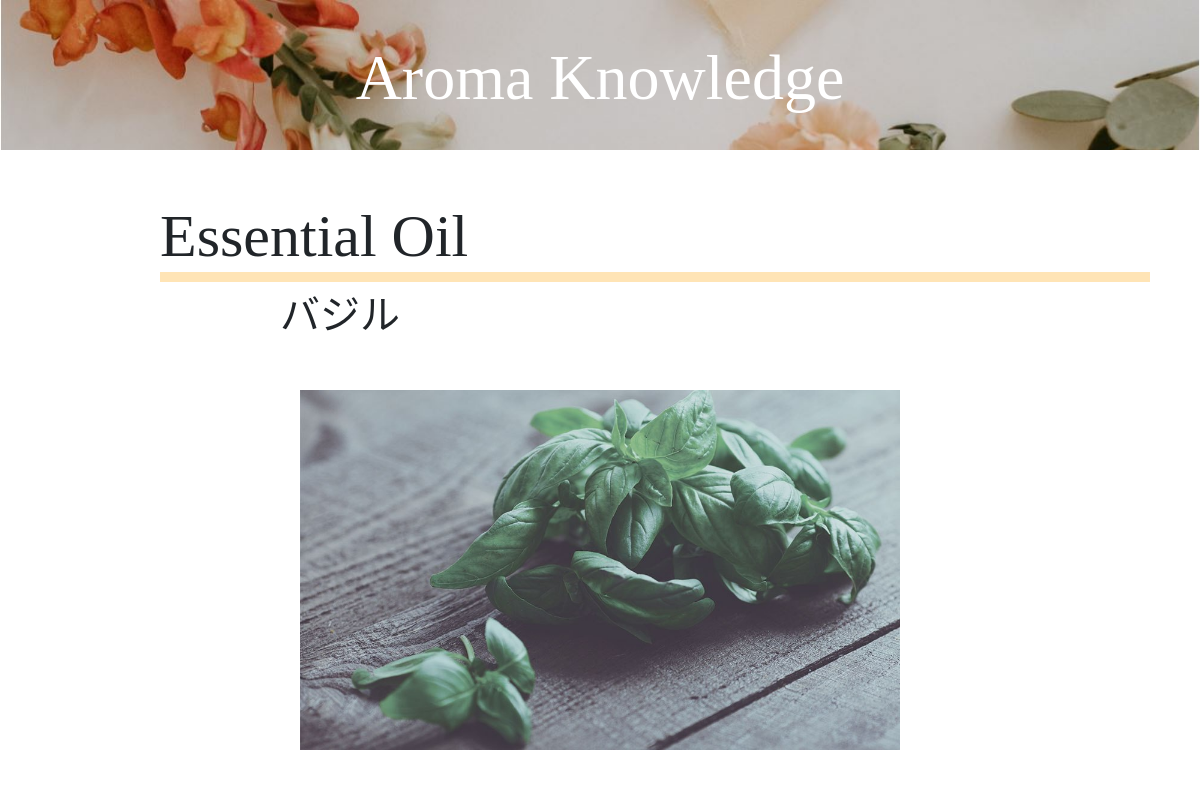
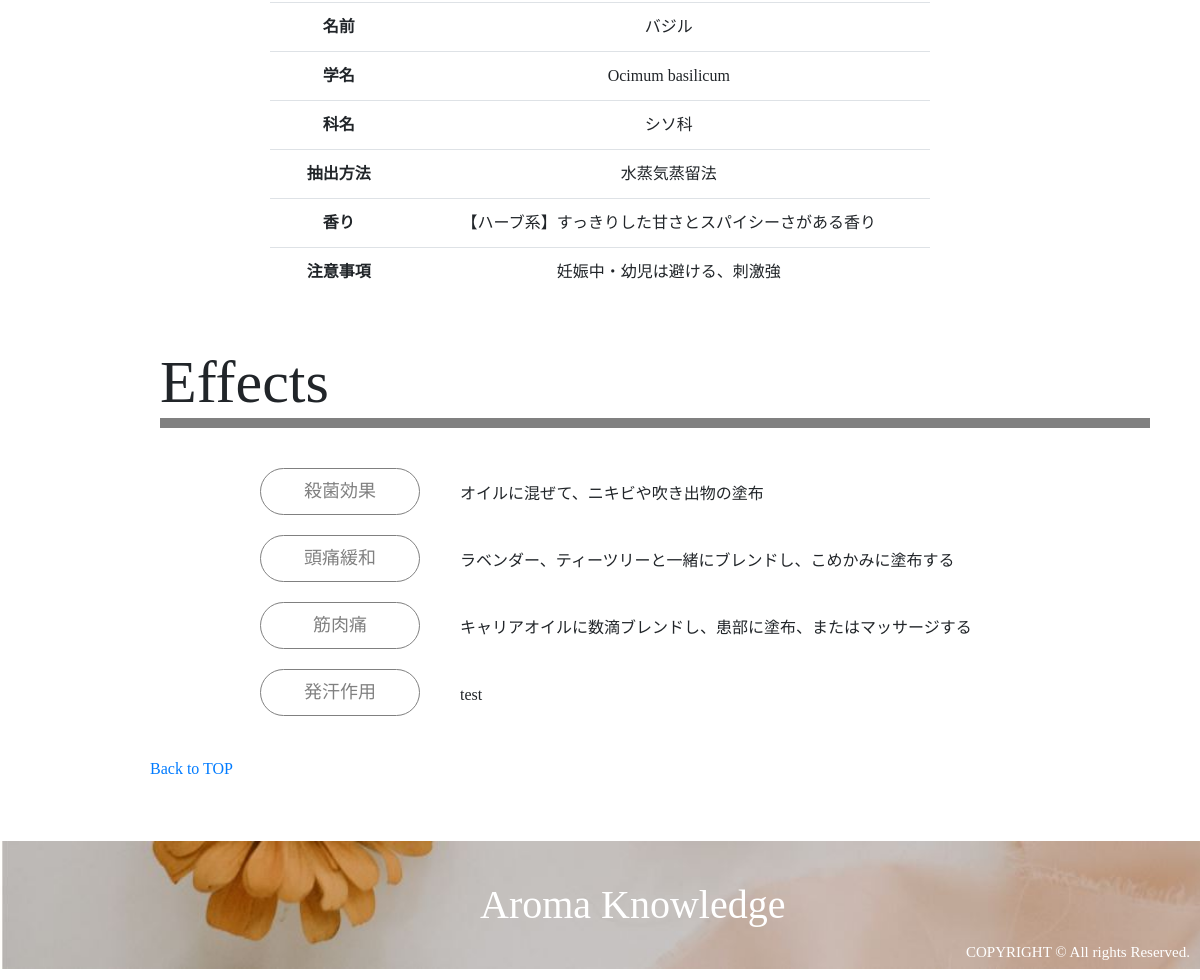
The app's page /oil_detail.php?id=1 with its own data (2 pictures, top to bottom).
### tables this page shows
CREATE TABLE `essential_oils` (
  `id` int(11) NOT NULL AUTO_INCREMENT,
  `name` varchar(255) NOT NULL,
  `scientific_name` varchar(255) NOT NULL,
  `plant_name` varchar(255) NOT NULL,
  `extraction` varchar(255) NOT NULL,
  `aroma` varchar(255) NOT NULL,
  `caution` varchar(255) NOT NULL,
  `english_name` varchar(255) NOT NULL,
  `user_id` int(11) NOT NULL,
  `image` varchar(255) NOT NULL,
  `created_at` timestamp NOT NULL DEFAULT CURRENT_TIMESTAMP,
  PRIMARY KEY (`id`),
  UNIQUE KEY `name` (`name`),
  KEY `user_id` (`user_id`),
  CONSTRAINT `essential_oils_ibfk_1` FOREIGN KEY (`user_id`) REFERENCES `users` (`id`) ON DELETE CASCADE ON UPDATE CASCADE
);

CREATE TABLE `relations` (
  `id` int(11) NOT NULL AUTO_INCREMENT,
  `oil_id` int(11) NOT NULL,
  `effect_id` int(11) NOT NULL,
  `howto` varchar(255) NOT NULL,
  `caution` varchar(255) NOT NULL,
  `user_id` int(11) NOT NULL,
  `created_at` timestamp NOT NULL DEFAULT CURRENT_TIMESTAMP,
  PRIMARY KEY (`id`),
  UNIQUE KEY `relation_index` (`user_id`,`oil_id`,`effect_id`),
  KEY `oil_id` (`oil_id`),
  KEY `effect_id` (`effect_id`),
  KEY `user_id` (`user_id`),
  CONSTRAINT `relations_ibfk_1` FOREIGN KEY (`oil_id`) REFERENCES `essential_oils` (`id`) ON DELETE CASCADE ON UPDATE CASCADE,
  CONSTRAINT `relations_ibfk_2` FOREIGN KEY (`effect_id`) REFERENCES `effects` (`id`) ON DELETE CASCADE ON UPDATE CASCADE,
  CONSTRAINT `relations_ibfk_3` FOREIGN KEY (`user_id`) REFERENCES `users` (`id`) ON DELETE CASCADE ON UPDATE CASCADE
);

CREATE TABLE `effects` (
  `id` int(11) NOT NULL AUTO_INCREMENT,
  `effect` varchar(255) NOT NULL,
  `content` varchar(255) NOT NULL,
  `caution` varchar(255) NOT NULL,
  `user_id` int(11) NOT NULL,
  `created_at` timestamp NOT NULL DEFAULT CURRENT_TIMESTAMP,
  PRIMARY KEY (`id`),
  UNIQUE KEY `effect` (`effect`),
  KEY `user_id` (`user_id`),
  CONSTRAINT `effects_ibfk_1` FOREIGN KEY (`user_id`) REFERENCES `users` (`id`) ON DELETE CASCADE ON UPDATE CASCADE
);

### oil_detail.php (called while the page is built, shortened)
<?php
    require_once 'DAOs/OilDAO.php';
    require_once 'DAOs/EffectDAO.php';
    $id = $_GET['id'];
    $oil = OilDAO::get_oil($id);
    $effects = EffectDAO::get_relation_detail_by_oil_id($id);
    include_once 'views/oil_detail_view.php';

### DAOs/OilDAO.php (called while the page is built, shortened)
<?php
    class OilDAO extends DAO{
        public static function get_oil($id){
            try{
                $pdo = self::get_connection();
                $stmt = $pdo->prepare('SELECT * FROM essential_oils WHERE id=:id');
                $stmt->bindValue(':id', $id, PDO::PARAM_INT);
                $stmt->execute();
                $stmt->setFetchMode(PDO::FETCH_CLASS|PDO::FETCH_PROPS_LATE, 'Oil');
                $oil = $stmt->fetch();
            }catch(PDOException $e){
            }finally{
                self::close_connection($pdo, $stmt);
            }
            return $oil;
        }
    }

### DAOs/EffectDAO.php (called while the page is built, shortened)
<?php
    class EffectDAO extends DAO{
        public static function get_relation_detail_by_oil_id($id){
            try{
                $pdo = self::get_connection();
                $stmt = $pdo->prepare('SELECT relations.id, relations.howto, essential_oils.name AS essential_oil_name, effects.id AS effect_id, effects.effect AS effect FROM relations JOIN essential_oils ON relations.oil_id = essential_oils.id JOIN effects ON relations.effect_id = effects.id WHERE relations.oil_id=:id');
                $stmt->bindValue(':id', $id, PDO::PARAM_INT);
                $stmt->execute();
                $stmt->setFetchMode(PDO::FETCH_CLASS|PDO::FETCH_PROPS_LATE, 'Effect');
                $effects = $stmt->fetchAll();
                return $effects;
            }catch(PDOException $e){
                return null;
            }
        }
    }

### views/oil_detail_view.php (the view, shortened to what this page needs)
<!DOCTYPE html>
<html lang="ja">
    <head>
        <link rel="stylesheet" href="https://stackpath.bootstrapcdn.com/bootstrap/4.3.1/css/bootstrap.min.css">
        <link rel="stylesheet" href="css/style.css">
        <link rel="stylesheet" href="css/style2.css">
    </head>
    <body>
        <div class="header" style="background-image:url(images/top1.jpg)">
            <h1><a href="index.php">Aroma Knowledge</a></h1>
        </div>
        <div class="essential_oils">
            <h2 class="title">Essential Oil</h2>
            <h2 class="subtitle"><?= $oil->name ?></h2>
            <div class="OilDetail">
                <img src="<?= 'upload/' . $oil->image ?>">
                <table class="table table-size">
                    <tbody>
                        <tr>
                            <th style="width: 5%">名前</th>
                            <td style="width: 20%"><?= $oil->name ?></td>
                        </tr>
                        <tr>
                            <th>学名</th>
                            <td><?= $oil->scientific_name ?></td>
                        </tr>
                        <tr>
                            <th>科名</th>
                            <td><?= $oil->plant_name ?></td>
                        </tr>
                        <tr>
                            <th>抽出方法</th>
                            <td><?= $oil->extraction ?></td>
                        </tr>
                        <tr>
                            <th>香り</th>
                            <td><?= $oil->aroma ?></td>
                        </tr>
                        <tr>
                            <th>注意事項</th>
                            <td><?= $oil->caution ?></td>
                        </tr>
                    </tbody>
                </table>
            </div>
        </div>
        <div class="effects">
            <h2 class="title">Effects</h2>
            <div class="EffectContent">
                <?php foreach($effects as $effect): ?>
                <div class="effectset">
                    <a href="effect_detail.php?id=<?= $effect->effect_id ?>" class="EffectBtn-2"><?= $effect->effect ?></a></br>
                    <span><?= $effect->howto ?></span>
                </div>
                <?php endforeach; ?>
            </div>
        </div>
        <div class="nav">
            <a href="index.php">Back to TOP</a>
        </div>
        <div class="footer" style="background-image:url(images/footer.jpg)">
            <h1 class="logo">Aroma Knowledge</h1>
            <p class="copylight">COPYRIGHT © All rights Reserved.</p>
        </div>
    </body>
</html>

### css/style.css (style rules this page uses)
body { font-family: 'Times New Roman', '游ゴシック', 'Meiryo UI'; }
.header { text-align: center; background: url(images/top1.jpg); background-size: cover; width: 100%; }
.header h1 { color: white; font-family: Times New Roman; margin: auto; }
.header a { text-decoration: none; color: white; }
.OilDetail, .EffectDetail { text-align: center; }
@media screen and (min-width :769px) { .header { height: 150px; } }
@media screen and (min-width :769px) { .header h1 { padding: 40px; font-size: 4.0rem; } }
@media screen and (min-width :769px) { .essential_oils, .effects, .other, .relations, .SearchOil { margin: 50px 50px; clear: right; } }
@media screen and (min-width :769px) { .title { margin-left: 10%; font-size: 60px; border-bottom: solid 10px moccasin; } }
@media screen and (min-width :769px) { .effects .title { border-bottom: solid 10px gray; } }
@media screen and (min-width :769px) { .EffectContent { margin-left: 200px; margin-top: 30px; } }
@media screen and (min-width :769px) { .EffectContent a { color: gray; text-align: center; font-size: 18px; text-decoration: none; } }
@media screen and (min-width :769px) { .effectset { position: relative; clear: both; } }
@media screen and (min-width :769px) { .effectset span { display: inline-block; margin-left: 30px; } }
@media screen and (min-width :769px) { .EffectBtn-2 { width: 160px; margin: 10px; display: inline-block; padding: 0.5em 1em; text-decoration: none; border: solid 1px gray; border-radius: 25px; transition: .4s; float: left; } }
@media screen and (min-width :769px) { .footer { background: url(images/footer.jpg); background-size: cover; bottom: 0; width: 100%; } }
@media screen and (min-width :769px) { .logo { display: inline-block; margin-left: 40%; margin-top: 40px; color: white; margin-bottom: 40px; } }
@media screen and (min-width :769px) { .copylight { display: inline-block; font-size: 15px; float: right; bottom: 0; margin-right: 10px; margin-top: 100px; color: white; } }
@media screen and (min-width :769px) { .nav { display: inline-block; margin-left: 150px; margin-bottom: 5%; } }
@media screen and (min-width :769px) { .subtitle { margin-left: 230px; font-size: 40px; margin-top: 10px; } }
@media screen and (min-width :769px) { .OilDetail, .EffectDetail { margin: 50px 20%; } }
@media screen and (min-width :769px) { .OilDetail img { margin-bottom: 50px; max-width: 600px; } }

### css/style2.css (style rules this page uses)
body { font-family: 'Times New Roman', '游ゴシック', 'Meiryo UI'; }

### records on screen
essential_oils: name "バジル", image (picture), scientific_name "Ocimum basilicum", plant_name "シソ科", extraction "水蒸気蒸留法", aroma "【ハーブ系】すっきりした甘さとスパイシーさがある香り", caution "妊娠中・幼児は避ける、刺激強"
relations: effect.effect "殺菌効果", howto "オイルに混ぜて、ニキビや吹き出物の塗布"
relations: effect.effect "頭痛緩和", howto "ラベンダー、ティーツリーと一緒にブレンドし、こめかみに塗布する"
relations: effect.effect "筋肉痛", howto "キャリアオイルに数滴ブレンドし、患部に塗布、またはマッサージする"
relations: effect.effect "発汗作用", howto "test"
